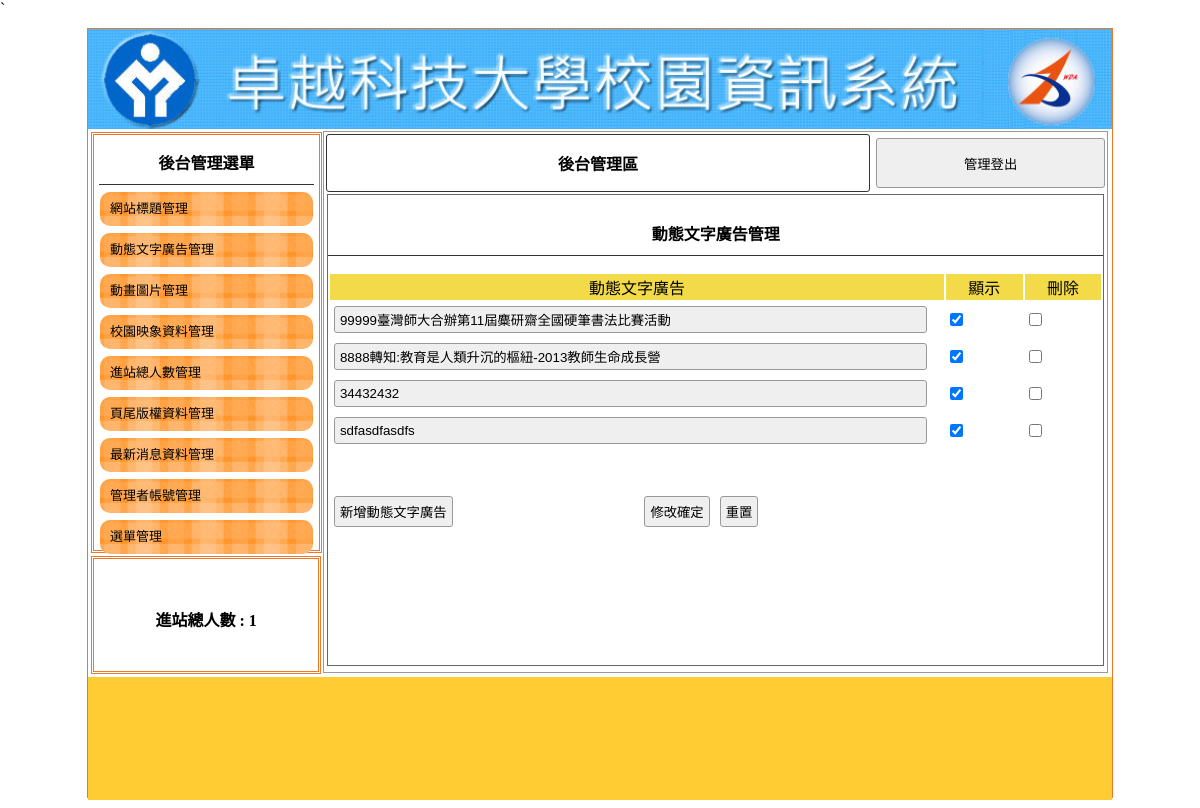
/0teacher/admin.php?do=ad, run on the app's committed database.
### tables this page shows
CREATE TABLE `titles` (
  `id` int(10) UNSIGNED NOT NULL,
  `img` text NOT NULL,
  `text` text NOT NULL,
  `sh` int(1) UNSIGNED NOT NULL DEFAULT 0
);

CREATE TABLE `ads` (
  `id` int(10) UNSIGNED NOT NULL,
  `text` text NOT NULL,
  `sh` int(1) UNSIGNED NOT NULL DEFAULT 1
);

### 0teacher/api/db.php (called while the page is built, shortened)
<?php
class DB{
    protected $dsn="mysql:host=localhost;charset=utf8;dbname=db10";
    protected $pdo;
    protected $table;
    function __construct($table){
        $this->table=$table;
        $this->pdo=new PDO($this->dsn,'root','');
    }
    function all(...$arg){
        $sql="SELECT * FROM $this->table ";
        return $this->fetchAll($sql);
    }
    function find($id){
        $sql="SELECT * FROM $this->table ";
        if(is_array($id)){
            $where=$this->a2s($id);
            $sql=$sql . " WHERE ". join(" && ",$where);
        }else{
            $sql .= " WHERE `id`='$id' ";
        }
        return $this->fetchOne($sql);
    }
    function a2s($array){
        $tmp=[];
        foreach($array as $key => $value){
            $tmp[]="`$key`='$value'";
        }
        return $tmp;
    }
    protected function fetchOne($sql){
        return $this->pdo->query($sql)->fetch(PDO::FETCH_ASSOC);
    }
    protected function fetchAll($sql){
        return $this->pdo->query($sql)->fetchAll(PDO::FETCH_ASSOC);
    }
}
$Title=new DB('titles');
$Ad=new DB('ads');

### 0teacher/backend/ad.php (the view, shortened to what this page needs)
<div class="di"
    style="height:540px; border:#999 1px solid; width:76.5%; margin:2px 0px 0px 0px; float:left; position:relative; left:20px;">
    <table width="100%">
        <tbody>
            <tr>
                <td style="width:70%;font-weight:800; border:#333 1px solid; border-radius:3px;" class="cent"><a
                        href="?do=admin" style="color:#000; text-decoration:none;">後台管理區</a></td>
                <td><button onclick="document.cookie=&#39;user=&#39;;location.replace(&#39;?&#39;)"
                        style="width:99%; margin-right:2px; height:50px;">管理登出</button></td>
            </tr>
        </tbody>
    </table>
    <div style="width:99%; height:87%; margin:auto; overflow:auto; border:#666 1px solid;">
        <p class="t cent botli">動態文字廣告管理</p>
        <form method="post" action="./api/edit.php">
            <table width="100%">
                <tbody>
                    <tr class="yel">
                        <td width="80%">動態文字廣告</td>
                        <td width="10%">顯示</td>
                        <td width="10%">刪除</td>
                    </tr>
                    <?php
                    $rows=$Ad->all();
                    foreach($rows as $row){
                    ?>
                    <tr>
                        <td>
                            <input type="text" name="text[]" value="<?=$row['text'];?>" style="width:95%">
                        </td>
                        <td>
                            <input type="checkbox" name="sh[]" value="<?=$row['id'];?>" <?=($row['sh']==1)?'checked':'';?>>
                        </td>
                        <td>
                            <input type="checkbox" name="del[]" value="<?=$row['id'];?>">
                        </td>
                    </tr>
                    <?php
                    }
                    ?>
                </tbody>
            </table>
            <table style="margin-top:40px; width:70%;">
                <tbody>
                    <tr>
                        <td width="200px">
                            <input type="button"
                                onclick="op(&#39;#cover&#39;,&#39;#cvr&#39;,&#39;./modal/<?=$do;?>.php?table=<?=$do;?>&#39;)"
                                value="新增動態文字廣告"></td>
                        <td class="cent">
                            <input type="submit" value="修改確定">
                            <input type="reset" value="重置">
                        </td>
                    </tr>
                </tbody>
            </table>
        </form>
    </div>
</div>

### 0teacher/admin.php (shortened to what this page needs)
<?php include_once "api/db.php";?>
<!DOCTYPE html
    PUBLIC "-//W3C//DTD XHTML 1.0 Transitional//EN" "http://www.w3.org/TR/xhtml1/DTD/xhtml1-transitional.dtd">
<html xmlns="http://www.w3.org/1999/xhtml">
<head>
    <link href="./css/css.css" rel="stylesheet" type="text/css">
</head>
<body>`
    <div id="main">
        <a title="" href="index.php">
            <div class="ti" style="background:url('./upload/<?=$Title->find(['sh'=>1])['img'];?>'); background-size:cover;"></div>
        </a>
        <div id="ms">
            <div id="lf" style="float:left;">
                <div id="menuput" class="dbor">
                    <span class="t botli">後台管理選單</span>
                    <a style="color:#000; font-size:13px; text-decoration:none;" href="?do=title">
                        <div class="mainmu">
                            網站標題管理 </div>
                    </a>
                    <a style="color:#000; font-size:13px; text-decoration:none;" href="?do=ad">
                        <div class="mainmu">
                            動態文字廣告管理 </div>
                    </a>
                    <a style="color:#000; font-size:13px; text-decoration:none;" href="?do=mvim">
                        <div class="mainmu">
                            動畫圖片管理 </div>
                    </a>
                    <a style="color:#000; font-size:13px; text-decoration:none;" href="?do=image">
                        <div class="mainmu">
                            校園映象資料管理 </div>
                    </a>
                    <a style="color:#000; font-size:13px; text-decoration:none;" href="?do=total">
                        <div class="mainmu">
                            進站總人數管理 </div>
                    </a>
                    <a style="color:#000; font-size:13px; text-decoration:none;" href="?do=bottom">
                        <div class="mainmu">
                            頁尾版權資料管理 </div>
                    </a>
                    <a style="color:#000; font-size:13px; text-decoration:none;" href="?do=news">
                        <div class="mainmu">
                            最新消息資料管理 </div>
                    </a>
                    <a style="color:#000; font-size:13px; text-decoration:none;" href="?do=admin">
                        <div class="mainmu">
                            管理者帳號管理 </div>
                    </a>
                    <a style="color:#000; font-size:13px; text-decoration:none;" href="?do=menu">
                        <div class="mainmu">
                            選單管理 </div>
                    </a>
                </div>
                <div class="dbor" style="margin:3px; width:95%; height:20%; line-height:100px;">
                    <span class="t">進站總人數 :
                        1 </span>
                </div>
            </div>
            <?php
				$do=$_GET['do']??'title';
				$file="./backend/{$do}.php";
				if(file_exists($file)){
					include $file;
				}else{
					include "./backend/title.php";
				}
				?>
        </div>
        <div
            style="width:1024px; left:0px; position:relative; background:#FC3; margin-top:4px; height:123px; display:block;">
            <span class="t" style="line-height:123px;"></span>
        </div>
    </div>
</body>
</html>

### 0teacher/css/css.css (style rules this page uses)
body { padding:0px; margin:0px; }
#main { width:1024px; height:768px; margin:10px auto 10px auto; border:#EE7728 1px solid; position:relative; }
.ti { width:100%; height:100px; position:relative; background-size:cover; background-repeat:no-repeat; }
.dbor { border:#EE7728 double 3px; margin:1px; padding:2px 10px 2px 10px; }
.t { font-weight:800; display:block; text-align:center; padding:10px 1px 10px 1px; }
.botli { border-bottom:#333 1px solid; }
.mainmu { position:relative; border-radius:10px; background:url(../icon/menu.fw.png) center no-repeat; background-size:cover; line-height:30px; padding:2px 10px 2px 10px; margin:7px 1px 7px 1px; }
#lf { height:540px; width:21%; display:inline-block; }
#menuput { width:100%; height:75%; position:relative; padding:5px; display:block; margin: 3px; }
.di { display:inline-block; }
.cent { text-align:center; }
input,button { border:#999 1px solid; border-radius:3px; background:#EFEFEF; padding:5px; margin:3px; }
input[type=text],input[type=password] { width:150px; }
.yel td { background:#F3DA49; text-align:center; }

### data on the page
titles: img (picture)
ads: text "99999臺灣師大合辦第11屆麋研齋全國硬筆書法比賽活動", sh "☑"
ads: text "8888轉知:教育是人類升沉的樞紐-2013教師生命成長營", sh "☑"
ads: text "34432432", sh "☑"
ads: text "sdfasdfasdfs", sh "☑"
